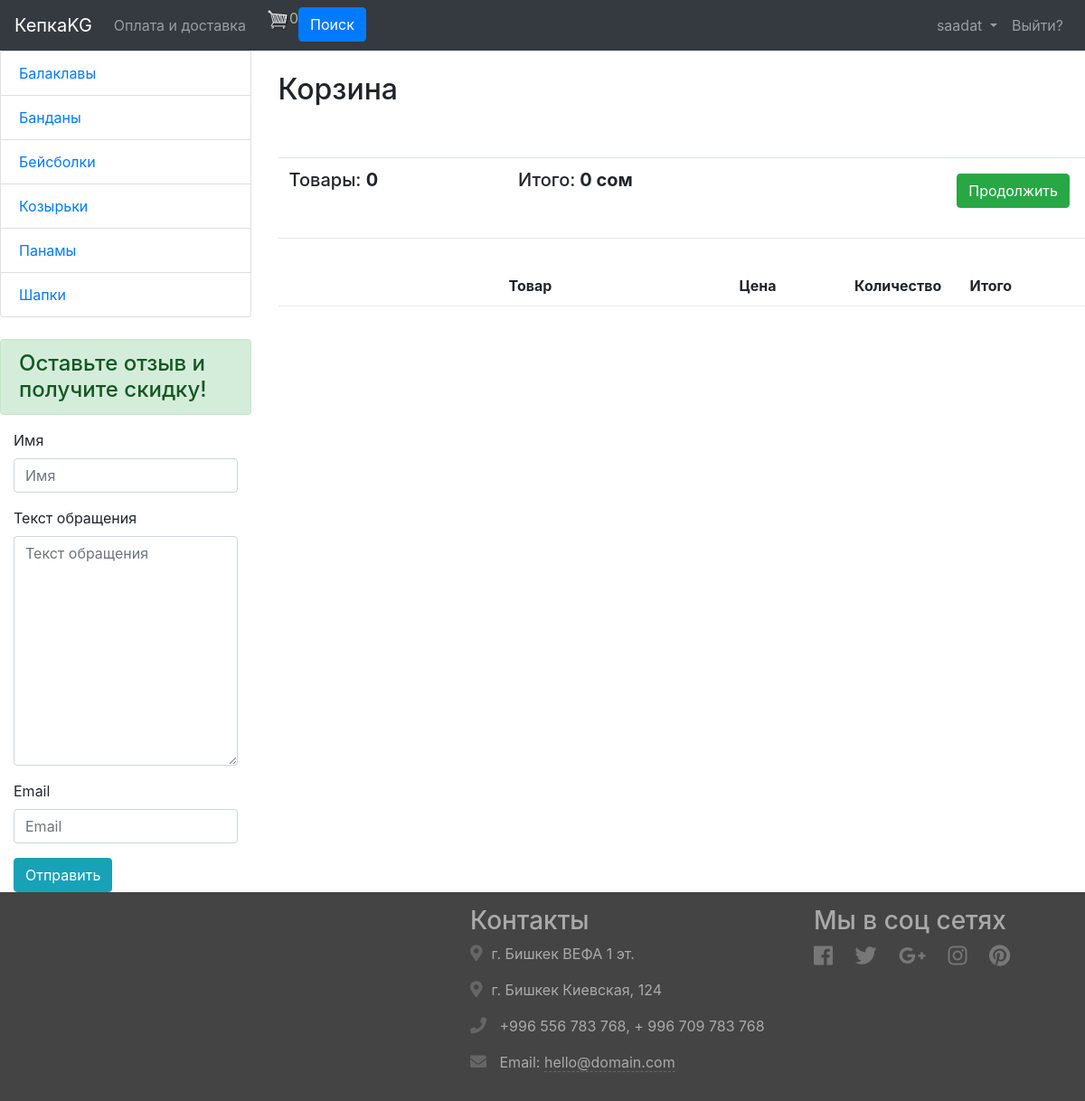
Screenshot of /order/cart/ (signed in) with the database file from the repository.
### product/models.py (models this page shows, shortened)
class Category(models.Model):
    name = models.CharField(max_length=255, verbose_name="Категория")
    class Meta:
        verbose_name = "категорию"
        verbose_name_plural = "Категории"

### order/models.py (models this page shows, shortened)
class Order(models.Model):
    customer = models.ForeignKey(
        to=Customer,
        null=True, blank=True,
        on_delete=models.SET_NULL
        )
    complete = models.BooleanField(default=False)
    order_date = models.DateTimeField(auto_now_add=True)
    @property
    def get_cart_total(self):
        orderitems = self.orderitem_set.all()
        total = sum([item.get_total for item in orderitems])
        return total
    @property
    def get_cart_items(self):
        orderitems = self.orderitem_set.all()
        total = sum([item.quantity for item in orderitems])
        return total

### order/views.py (the view)
# urls.py: path("cart/", cart, name="cart"),
def cart(request):
	data = cartData(request)
	cartItems = data['cartItems']
	order = data['order']
	items = data['items']
	context = {'items':items, 'order':order, 'cartItems':cartItems}
	return render(request, 'cart.html', context)

### feedback/forms.py
class FeedbackForm(forms.ModelForm):
    class Meta:
        model = Feedback
        fields = ["name", "text","email"]

### order/utils.py (called while the page is built)
def cartData(request):
	if request.user.is_authenticated:
		customer = request.user.customer
		order, created = Order.objects.get_or_create(customer=customer, complete=False)
		items = order.orderitem_set.all()
		cartItems = order.get_cart_items
	else:
		cookieData = cookieCart(request)
		cartItems = cookieData['cartItems']
		order = cookieData['order']
		items = cookieData['items']
	return {'cartItems':cartItems, 'order':order, 'items':items}

### product/context_processors.py (called while the page is built)
def category(request):
    context = {}
    context["categories"] = Category.objects.order_by("name")
    context["feedback_form"] = FeedbackForm()
    return context

### order/templates/cart.html (shortened to what this page needs)
{% extends 'index.html' %}
{% load bootstrap4 %}
{% load static %}
{% block content %}
    <h2>Корзина</h2>
    <div class="row">
		<div class="col-lg-12">
			<div class="box-element">
                <br>
                <br>
				<table class="table">
					<tr>
						<th><h5>Товары: <strong>{{cartItems}}</strong></h5></th>
						<th><h5>Итого:<strong> {{order.get_cart_total}} сом</strong></h5></th>
						<th>
							<a  style="float:right; margin:5px;" class="btn btn-success" href="{% url 'checkout' %}">Продолжить</a>
						</th>
					</tr>
                </table>
            <hr>
            </div>
			<br>
			<div class="box-element">
				<div class="cart-row">
					<div style="flex:2"></div>
					<div style="flex:2"><strong>Товар</strong></div>
					<div style="flex:1"><strong>Цена</strong></div>
					<div style="flex:1"><strong>Количество</strong></div>
					<div style="flex:1"><strong>Итого</strong></div>
				</div>
			</div>
		</div>
	</div>
{% endblock %}

### product/templates/index.html (shortened to what this page needs)
{% load bootstrap4 %}
{% load static %}
<!DOCTYPE html>
<html lang="ru">
<head>
    <link rel="stylesheet" href="https://stackpath.bootstrapcdn.com/bootstrap/4.5.2/css/bootstrap.min.css">
    <link rel="stylesheet" href="https://maxcdn.bootstrapcdn.com/font-awesome/4.7.0/css/font-awesome.min.css">
    <link rel="stylesheet" href="https://use.fontawesome.com/releases/v5.0.6/css/all.css">
    <link rel="stylesheet" href="{% static 'css/styles.css' %}">
    <link rel="stylesheet" href="{% static 'css/for_cart_icons.css' %}">
</head>
<body>
    <nav class="navbar navbar-expand-md navbar-dark bg-dark">
        <a href="{% url 'products' %}" class="navbar-brand">КепкаKG</a>
        <div class="collapse navbar-collapse" id="navbarCollapse">
            <div class="navbar-nav">
                <a href="{% url 'info' %}" class="nav-item nav-link">Оплата и доставка</a>
                <a href="{% url 'cart' %}">
                  <img  id="cart-icon" src="{% static 'images/cart.png' %}">
                </a>
                <p id="cartItems" style="color:rgb(179, 182, 150)">{{cartItems}}</p>
                <br>
                <form method="get">
                  <button class="btn btn-primary" type="submit">Поиск</button>
                </form>
            </div>
        </div>
          <form class="navbar-nav">
            <li class="nav-item">
                {% if request.user.is_authenticated and request.user %}
                <li class="nav-item dropdown">
                  <a class="nav-link dropdown-toggle" href="#" id="navbardrop" data-toggle="dropdown">
                    {{ request.user.username }}
                  </a>
                </li>
                    <a href="{% url 'account_logout' %}" class="nav-link d-inline">Выйти?</a>
                {% else %}
                    <a href="#" class="nav-link d-inline">
                      Привет, Гость
                    </a>
                    <a href="{% url 'account_login' %}" class="nav-link d-inline">Войти?</a>
                {% endif %}
            </li>
          </form>
    </nav>
    <div>
      {% block page %}
        <div class="row">
          <div class="col-lg-3 col-md-2">
            <div class="list-group">
              {% for category in categories %}
                <a href="{% url 'category' category.id %}"
                  class="list-group-item
                ">
                  {{ category.name }}
                </a>
              {% endfor %}
            </div>
            <br>
            <h4 class="alert alert-success">Оставьте отзыв и получите скидку!</h4>
            <div class="container-fluid">
              <form action="{% url 'feedback' %}" method="POST" enctype="multipart/form-data">
                {% bootstrap_form feedback_form %}
                <button class="btn btn-info">
                  Отправить
                </button>
              </form>
            </div>
          </div>
        <div class="col-lg-9 col-md-10"><br>
          {% block content %}
          {% endblock %}
          <br>
        </div>
      </div>
      {% endblock %}
    </div>
        <footer>
        	<div class="footer-bottom">
		        <div class="container">
		        	<div class="row">
		        		<div class="col-md-4 col-lg-4 footer-about wow fadeInUp">
	                    </div>
		        		<div class="col-md-4 col-lg-4 offset-lg-1 footer-contact wow fadeInDown">
		        			<h3>Контакты</h3>
                            <p><i class="fas fa-map-marker-alt"></i>г. Бишкек ВЕФА 1 эт.</p>
                            <p><i class="fas fa-map-marker-alt"></i>г. Бишкек Киевская, 124</p>
		                	<p><i class="fas fa-phone"></i> +996 556 783 768, + 996 709 783 768</p>
		                	<p><i class="fas fa-envelope"></i> Email: <a href="mailto:hello@domain.com">hello@domain.com</a></p>
	                    </div>
	                    <div class="col-md-4 col-lg-3 footer-social wow fadeInUp">
	                    	<h3>Мы в соц сетях</h3>
	                    	<p>
	                    		<a href="#"><i class="fab fa-facebook"></i></a>
								<a href="#"><i class="fab fa-twitter"></i></a>
								<a href="#"><i class="fab fa-google-plus-g"></i></a>
								<a href="#"><i class="fab fa-instagram"></i></a>
								<a href="#"><i class="fab fa-pinterest"></i></a>
	                    	</p>
	                    </div>
		            </div>
		        </div>
	        </div>
        </footer>
</body>
</html>

### product/static/css/styles.css (style rules this page uses)
.footer-contact p { word-wrap: break-word; }
.footer-contact i { padding-right: 10px; font-size: 18px; color: #666; }
.footer-contact p a { color: #aaa; border-bottom: 1px dashed #666; }
.footer-social a { display: inline-block; margin-right: 20px; margin-bottom: 8px; color: #777; border: 0; }
.footer-social i { font-size: 24px; vertical-align: middle; }
.footer-bottom { padding: 15px 0; background: #444; text-align: left; color: #aaa; }

### rows the page displays
Category: name "Балаклавы"
Category: name "Банданы"
Category: name "Бейсболки"
Category: name "Козырьки"
Category: name "Панамы"
Category: name "Шапки"
Order: get_cart_total "0"

### other values shown
{{ cartItems }} "0"
{{ request.user.username }} "saadat"
